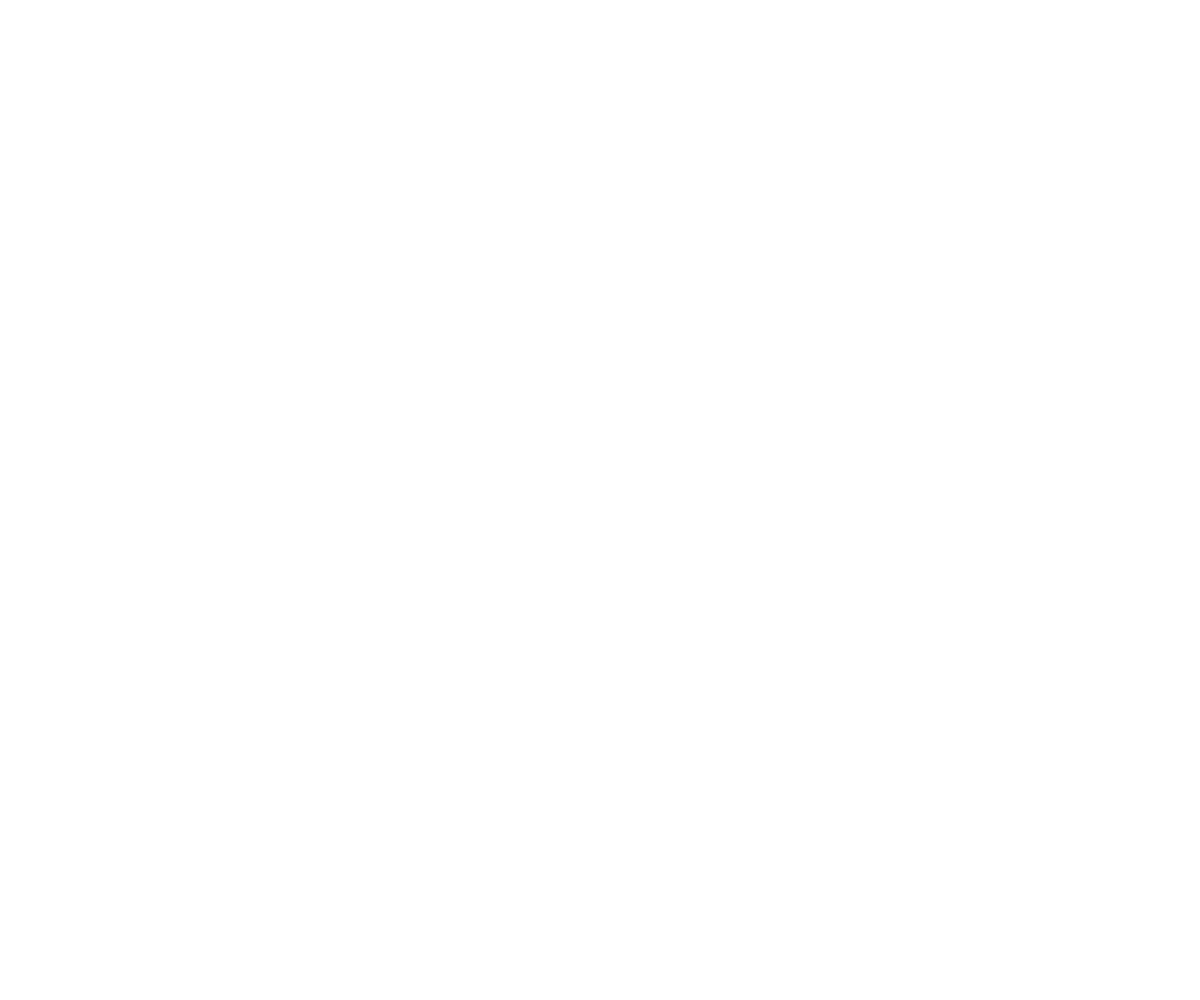
Frame 1 (no input)
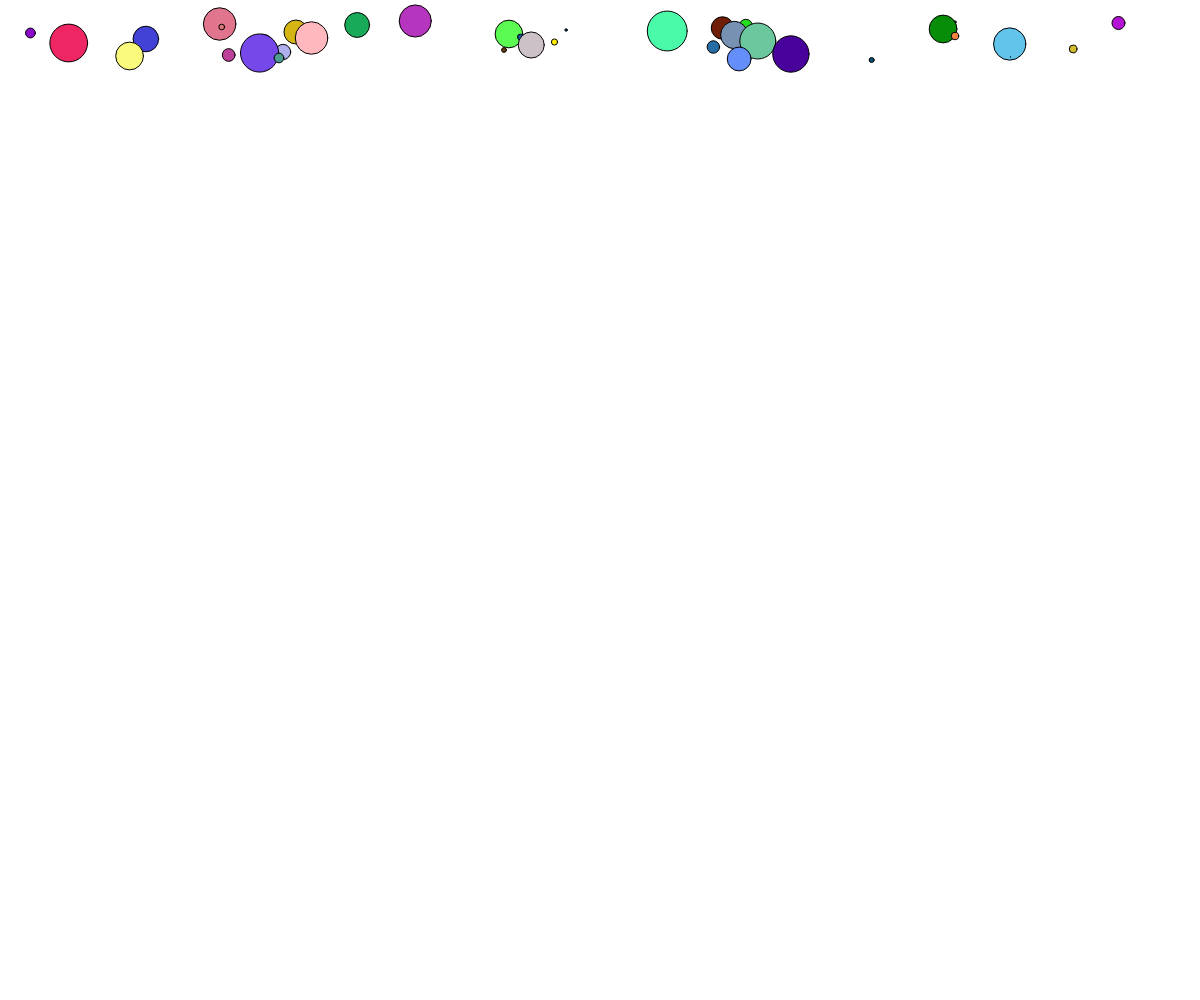
Frame 60 (no input)
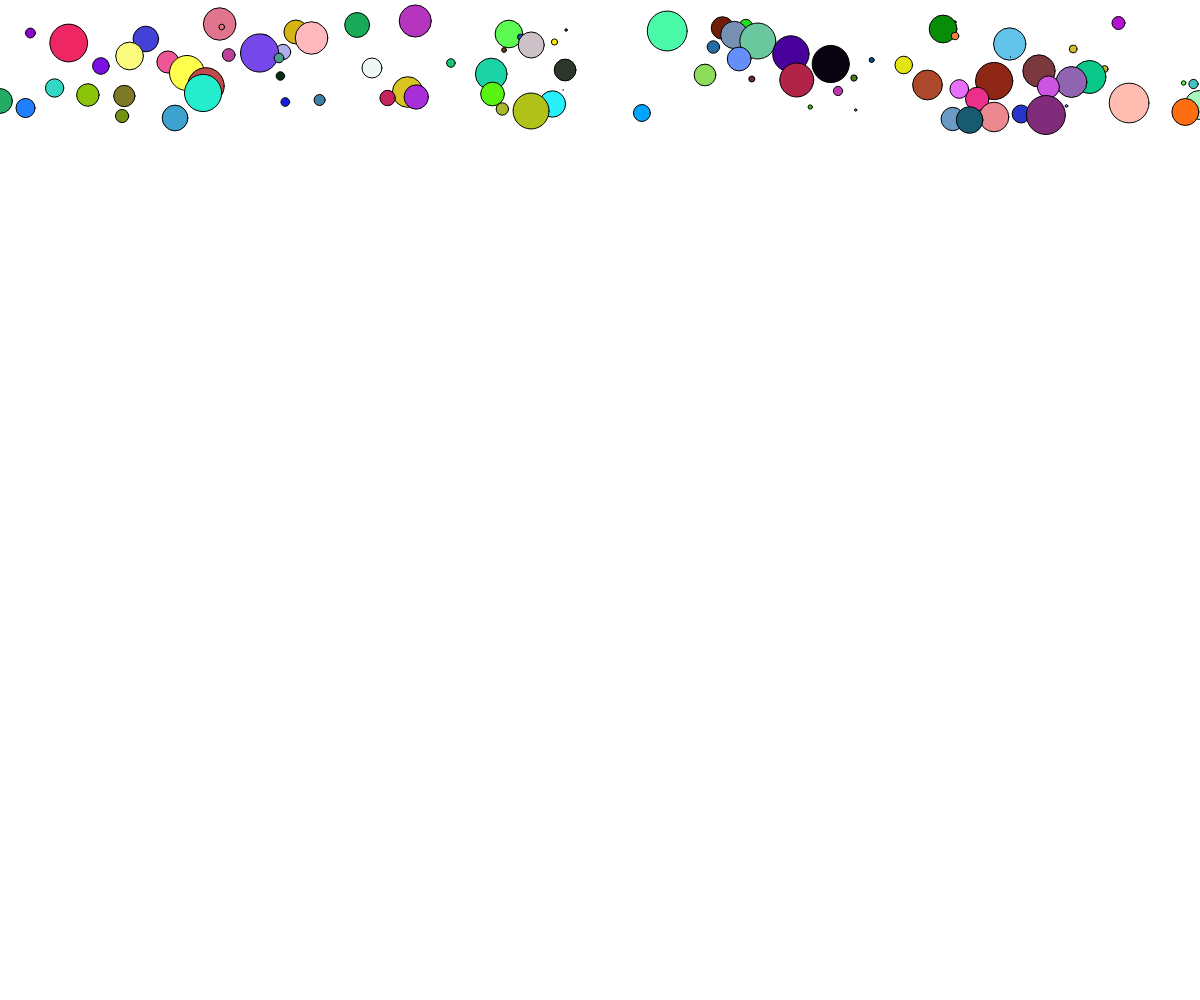
Frame 120 (the mouse pressed at the canvas centre since frame 60)

The p5.js sketch that drew these frames (run headless with seeded random() and noise() and a simulated clock; from frame 60 on, the mouse is pressed at the canvas centre):

// p5.js sketch
// ── sketch.js

var num = 0;
var x = 1;
var y = 1;

function setup() {
  createCanvas(window.innerWidth, window.innerHeight);
  
}

function draw() {
  num++;
  if(num>20){
     //circle(random()*1000, random()*1000, random()*100);
    fill(random()*255, random()*255, random()*255);
    circle(random()*window.innerWidth,y,random()*40);
    fill(random()*255, random()*255, random()*255);
}
 
  if(y < window.innerWidth){
    y++;
}

  

  
  

  
}
// ── style.css
html, body {
  margin: 0;
  padding: 0;
}
canvas {
  display: block;
	background-color: black;
}
